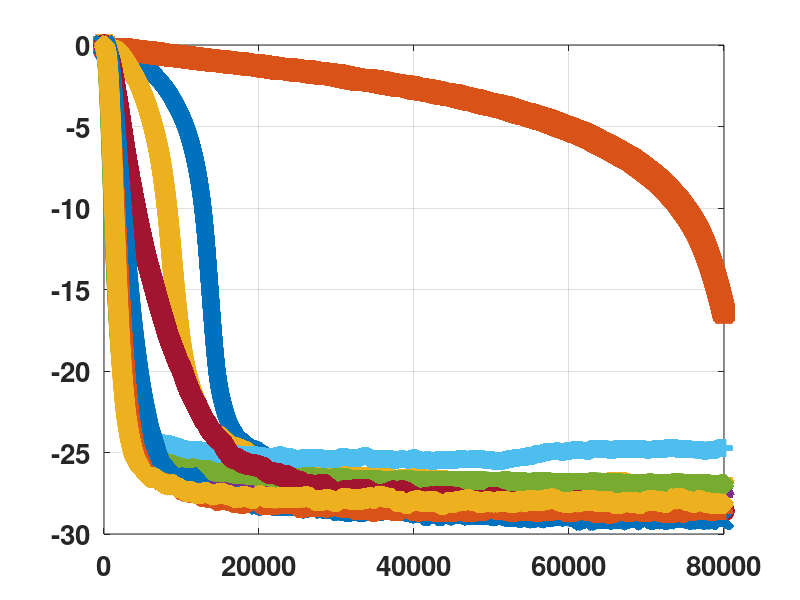

Recreate this plot in MATLAB. (Note: this script raises an error after producing the figure.)
clc; clear; close all;
load safmcc01.mat
load safmcc02.mat
load safmcc05.mat
load safmcc10.mat
load safmcc20.mat
load safmcc010.mat
load safarcmmsgd20.mat
load safarcmmsgd50.mat
load safarcmmsgd100.mat
load safarcmmsgd200.mat

mmsgd20 = emf_safarcmmsgd20;
mmsgd50 = emf_safarcmmsgd50;
mmsgd100 = emf_safarcmmsgd100;
mmsgd200 = emf_safarcmmsgd200;
mcc010 = emf_safmcc010;
mcc01 = emf_safmcc01;
mcc02 = emf_safmcc02;
mcc05 = emf_safmcc05;
mcc10 = emf_safmcc10;
mcc20 = emf_safmcc20;

lambda = 0.998;
for n = 2:length(emf_safmcc01)
    emf_safarcmmsgd20(n) = lambda*emf_safarcmmsgd20(n-1) + (1-lambda)*mmsgd20(n);
    emf_safarcmmsgd50(n) = lambda*emf_safarcmmsgd50(n-1) + (1-lambda)*mmsgd50(n);
    emf_safarcmmsgd100(n) = lambda*emf_safarcmmsgd100(n-1) + (1-lambda)*mmsgd100(n);
    emf_safarcmmsgd200(n) = lambda*emf_safarcmmsgd200(n-1) + (1-lambda)*mmsgd200(n);
    emf_safmcc010(n) = lambda*emf_safmcc010(n-1) + (1-lambda)*mcc010(n);
    emf_safmcc01(n) = lambda*emf_safmcc01(n-1) + (1-lambda)*mcc01(n);
    emf_safmcc02(n) = lambda*emf_safmcc02(n-1) + (1-lambda)*mcc02(n);
    emf_safmcc05(n) = lambda*emf_safmcc05(n-1) + (1-lambda)*mcc05(n);
    emf_safmcc10(n) = lambda*emf_safmcc10(n-1) + (1-lambda)*mcc10(n);
    emf_safmcc20(n) = lambda*emf_safmcc20(n-1) + (1-lambda)*mcc20(n);
end

figure; grid on; hold on; box on;
set(gca, 'fontweight', 'bold', 'FontSize', 20);
f0 = plot(emf_safmcc010, '-*', 'linewidth', 3, 'markersize', 12);
f1 = plot(emf_safmcc01, '-s', 'linewidth', 3, 'markersize', 12);
f2 = plot(emf_safmcc02, '-v', 'linewidth', 3, 'markersize', 12);
f3 = plot(emf_safmcc05, '-^', 'linewidth', 3, 'markersize', 12);
f4 = plot(emf_safmcc10, '-d', 'linewidth', 3, 'markersize', 12);
f5 = plot(emf_safmcc20, '-+', 'linewidth', 3, 'markersize', 12);
f6 = plot(emf_safarcmmsgd20, '--o', 'linewidth', 3, 'markersize', 12);
f7 = plot(emf_safarcmmsgd50, '--x', 'linewidth', 3, 'markersize', 12);
f8 = plot(emf_safarcmmsgd100, '--+', 'linewidth', 3, 'markersize', 12);
f9 = plot(emf_safarcmmsgd200, '--d', 'linewidth', 3, 'markersize', 12);
nummarkers([f0, f1, f2, f3, f4, f5, f6, f7, f8, f9], 8);

% plot(-30*ones(size(emf_saflms)), '--', 'linewidth', 2);
xlabel('Samples'); ylabel('MSE [dB]'); %ylim([-30, 30]);

set(gca, 'XTick', [0, 20000, 40000, 60000, 80000]);
set(gca, 'XTicklabel', [0, 20000, 40000, 60000, 80000]);

h1 = legend(' SAF-MCC \sigma = 0.2', ' SAF-MCC-MMSGD \sigma = 0.1', ' SAF-MCC-MMSGD \sigma = 0.2', ' SAF-MCC-MMSGD \sigma = 0.5', ' SAF-MCC-MMSGD \sigma = 1.0', ' SAF-MCC-MMSGD \sigma = 2.0',...
    ' SAF-ARC-MMSGD \lambda = 2.0', ' SAF-ARC-MMSGD \lambda = 5.0', ' SAF-ARC-MMSGD \lambda = 10.0', ' SAF-ARC-MMSGD \lambda = 20.0');
set(h1, 'fontsize', 16, 'location', 'northeast', 'box', 'on');

axes('position', [0.28, 0.6, 0.3, 0.2]);
hold on; grid on; box on;
f0 = plot(emf_safmcc010(1:500), '-*', 'linewidth', 3, 'markersize', 12);
f1 = plot(emf_safmcc01(1:500), '-s', 'linewidth', 3, 'markersize', 12);
f2 = plot(emf_safmcc02(1:500), '-v', 'linewidth', 3, 'markersize', 12);
f3 = plot(emf_safmcc05(1:500), '-^', 'linewidth', 3, 'markersize', 12);
f4 = plot(emf_safmcc10(1:500), '-d', 'linewidth', 3, 'markersize', 12);
f5 = plot(emf_safmcc20(1:500), '-+', 'linewidth', 3, 'markersize', 12);
f6 = plot(emf_safarcmmsgd20(1:500), '--o', 'linewidth', 3, 'markersize', 12);
f7 = plot(emf_safarcmmsgd50(1:500), '--x', 'linewidth', 3, 'markersize', 12);
f8 = plot(emf_safarcmmsgd100(1:500), '--+', 'linewidth', 3, 'markersize', 12);
f9 = plot(emf_safarcmmsgd200(1:500), '--d', 'linewidth', 3, 'markersize', 12);
nummarkers([f0, f1, f2, f3, f4, f5, f6, f7, f8, f9], 5);
set(gca, 'fontweight', 'bold', 'FontSize', 18);

axes('position', [0.55, 0.3, 0.3, 0.2]);
hold on; grid on; box on;
kedu = length(emf_safmcc02) - 500:length(emf_safmcc02);
f0 = plot(kedu, emf_safmcc010(kedu), '-*', 'linewidth', 3, 'markersize', 12);
f1 = plot(kedu, emf_safmcc01(kedu), '-s', 'linewidth', 3, 'markersize', 12);
f2 = plot(kedu, emf_safmcc02(kedu), '-v', 'linewidth', 3, 'markersize', 12);
f3 = plot(kedu, emf_safmcc05(kedu), '-^', 'linewidth', 3, 'markersize', 12);
f4 = plot(kedu, emf_safmcc10(kedu), '-d', 'linewidth', 3, 'markersize', 12);
f5 = plot(kedu, emf_safmcc20(kedu), '-', 'linewidth', 3, 'markersize', 12);
f6 = plot(kedu, emf_safarcmmsgd20(kedu), '--o', 'linewidth', 3, 'markersize', 12);
f7 = plot(kedu, emf_safarcmmsgd50(kedu), '--x', 'linewidth', 3, 'markersize', 12);
f8 = plot(kedu, emf_safarcmmsgd100(kedu), '--+', 'linewidth', 3, 'markersize', 12);
f9 = plot(kedu, emf_safarcmmsgd200(kedu), '--d', 'linewidth', 3, 'markersize', 12);
nummarkers([f0, f1, f2, f3, f4, f5, f6, f7, f8, f9], 5);
set(gca, 'fontweight', 'bold', 'FontSize', 16);
ylim([-29.3, -26.7]);
set(gca, 'XTick', [79500, 79600, 79700, 79800, 79900, 80000]);
set(gca, 'XTicklabel', [79500, 79600, 79700, 79800, 79900, 80000]);